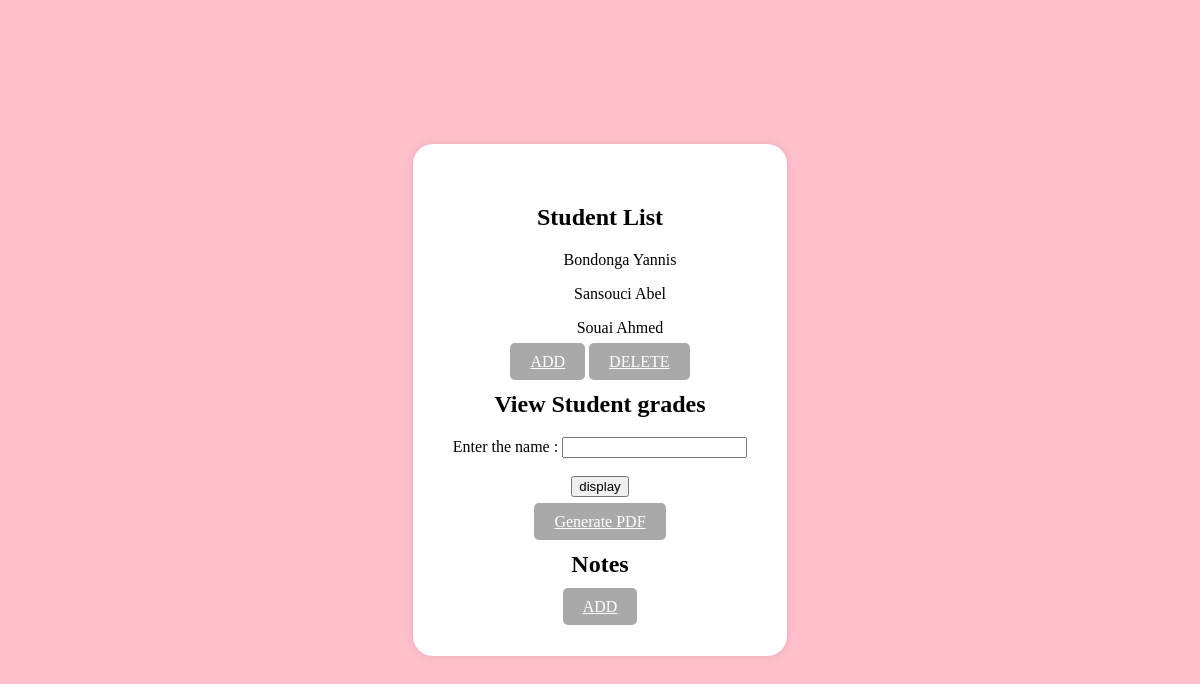
The page / on the database its author committed.
### home/models.py (models this page shows, shortened)
class student(models.Model):
	name = models.CharField(max_length=150)
	first_name = models.CharField(max_length=150)
	student_code = models.CharField(max_length=150, unique=True)

### home/views.py (the view, shortened to what this page needs)
# urls.py: path('', test, name ='home'),
def test(request, *args, **kwargs):
    students = student.objects.all()
    context = {
    'students': students,
    }
    return render(request, 'home/detail.html', context)

### home/templates/home/detail.html (shortened to what this page needs)
{% extends 'home/index.html' %}
{% block content %}
    {% for student_instance in students %}
        <ul>{{ student_instance.name }} {{ student_instance.first_name }}</ul>
    {% endfor %}
    <a id="ajouterButton" href="/create-student" class="button">ADD</a>
    <a id="delButton" href="/delete-student" class="button">DELETE</a>
    <h2>View Student grades</h2>
{% endblock %}

### home/templates/home/index.html (style rules this page uses)
body { margin: 0; display: flex; align-items: center; justify-content: center; height: 100vh; background-color: #ffc0cb; }
#ajouterButton { background-color: darkgray; color: white; padding: 10px 20px; border: none; border-radius: 5px; cursor: pointer; }
#delButton { background-color: darkgray; color: white; padding: 10px 20px; border: none; border-radius: 5px; cursor: pointer; }

### rows shown on the page
student: name "Bondonga", first_name "Yannis"
student: name "Sansouci", first_name "Abel"
student: name "Souai", first_name "Ahmed"
